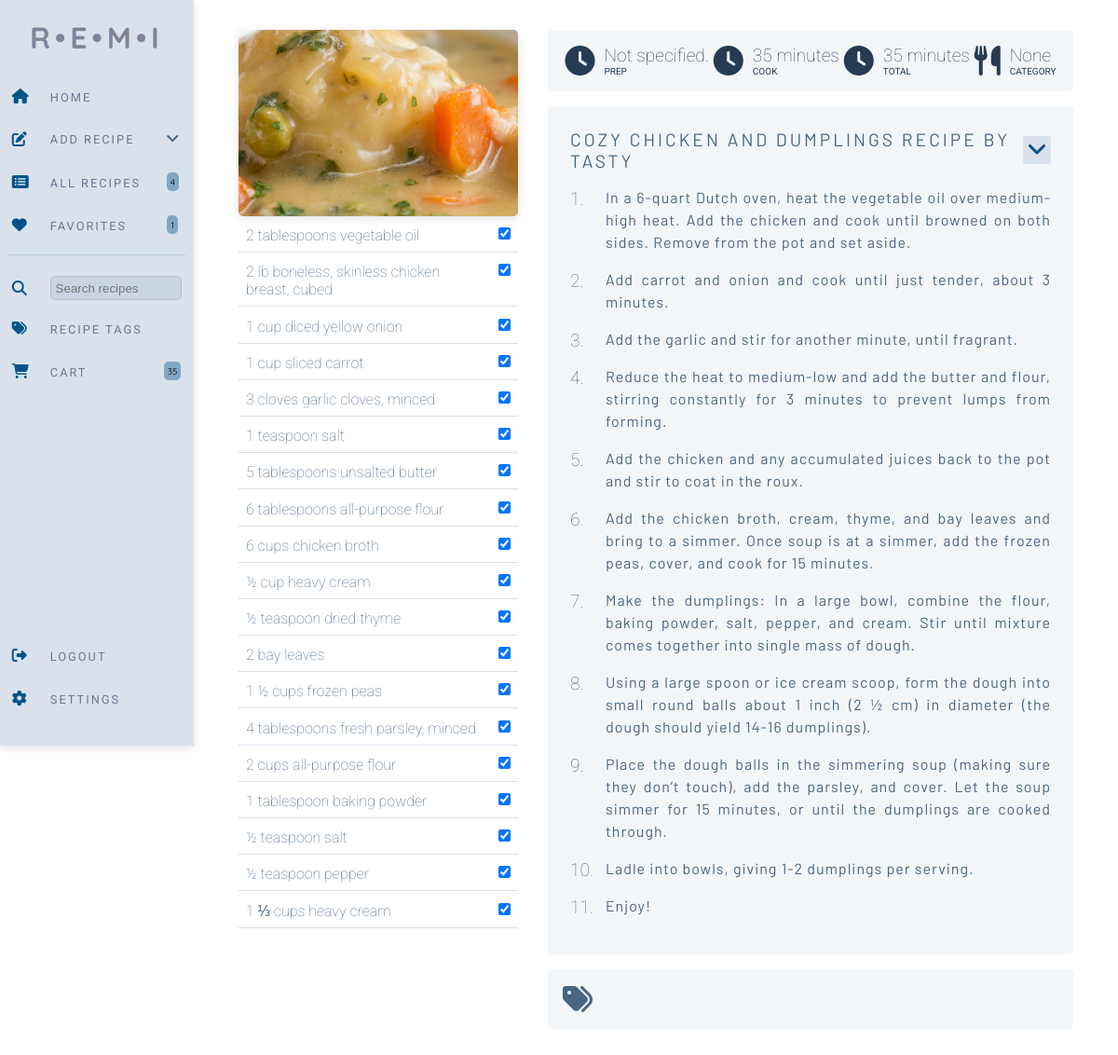
Page /view_recipe/j5gV7fBoY8vAEZPfv4GLpB (signed in) on the committed database.
### website/models.py (models this page shows)
class Recipe(db.Model):
    id = db.Column(db.Integer, primary_key=True)
    uuid = db.Column(db.Integer, primary_key=False)
    username = db.Column(db.Integer, db.ForeignKey('user.id'))
    recipe_name = db.Column(db.String(200))
    prep_time = db.Column(db.Integer, primary_key=False)
    cook_time = db.Column(db.Integer, primary_key=False)
    total_time = db.Column(db.Integer, primary_key=False)
    ingredients = db.Column(db.String())
    servings = db.Column(db.String())
    ingredients_quantity = db.Column(db.String())
    ingredients_measurement = db.Column(db.String())
    instructions = db.Column(db.String())
    instructions_json = db.Column(db.String())
    original_url = db.Column(db.String())
    date_parsed = db.Column(db.String())
    image = db.Column(db.String())
    favorite = db.Column(db.Boolean, default=False)
    category = db.Column(db.String())
    ingredient_list = db.relationship('Ingredients')
    tags = db.relationship('Tag', secondary=recipe_tag, backref='recipe')

class Ingredients(db.Model):
    id = db.Column(db.Integer, primary_key=True)
    uuid = db.Column(db.Integer, primary_key=False)
    recipe = db.Column(db.Integer, db.ForeignKey('recipe.uuid'))
    ingredient = db.Column(db.String())
    ing_type = db.Column(db.String(), default="misc")
    ing_display = db.Column(db.String(), default="Misc.")

### website/views.py (the view, shortened to what this page needs)
@views.route('/view_recipe/<recipe_uuid>', methods=['POST', 'GET'])
@login_required
def view_recipe(recipe_uuid):
    favorite_total = Recipe.query.filter_by(username=current_user.id, favorite=True).count()
    total_recipes = Recipe.query.filter_by(username=current_user.id).count()
    shopping_list = ShoppingList.query.filter_by(username=current_user.id).count()
    recipe_id = recipe_uuid
    recipe = Recipe.query.filter_by(uuid=recipe_id).first()
    ingredients = Ingredients.query.filter_by(uuid=recipe_uuid).all()
    instructions_json = json.loads(recipe.instructions_json)
    return render_template("view_recipe.html", recipe=recipe, ingredients=ingredients, user=current_user,
                           shopping_list=shopping_list, view_id=recipe_id, instructions_json=instructions_json, favorite_total=favorite_total, total_recipes=total_recipes)

### website/__init__.py (called while the page is built)
def create_app():
    app = Flask(__name__)
    app.config['SECRET_KEY'] = 'sdf897sdf987'
    app.config['SQLALCHEMY_DATABASE_URI'] = f'sqlite:///{DB_NAME}'
    db.init_app(app)
    migrate.init_app(app, db)
    from .views import views
    from .auth import auth
    app.register_blueprint(views, url_prefix='/')
    app.register_blueprint(auth, url_prefix='/')
    from .models import User, Recipe
    with app.app_context():
        db.create_all()
    login_manager = LoginManager()
    login_manager.login_view = 'auth.login'
    login_manager.init_app(app)
    @login_manager.user_loader
    def load_user(id):
        return User.query.get(int(id))
    return app

### website/templates/view_recipe.html (shortened to what this page needs)
{% extends "base.html" %}  {% block content %}
<form method="POST">
<div class="view-recipe">
  <div class="ingredient-list">
    <img
    class="instruction-img"
    src="{{ url_for('static', filename='images/' + recipe.image) }}"
  />
    {% for ingredient in ingredients %}
    <div class="ingredient-wrapper">
      <div class="ingredient">
        {{ ingredient.ingredient }}<input
      </div>
      <div class="ingredient-check">
        <input
          type="checkbox"
          value="{{ ingredient.ingredient }}"
          id="ingredients"
          name="ingredients"
          checked
        />
      </div>
    </div>
    {% endfor %}
  </div>
  <div class="recipe-instructions">
    <div class="information-wrapper">
          <div class="recipe-icons">
            <i class="fa-solid fa-clock fa-2x"></i>
            <p>{{ recipe.prep_time }}</p>
            <span class="stat-title">Prep</span>
          </div>
          <div class="recipe-icons">
            <i class="fa-solid fa-clock fa-2x"></i>
            <p>{{ recipe.cook_time }}</p>
            <span class="stat-title">Cook</span>
          </div>
          <div class="recipe-icons">
            <i class="fa-solid fa-clock fa-2x"></i>
            <p>{{ recipe.total_time }}</p>
            <span class="stat-title">Total</span>
          </div>
          <div class="recipe-icons">
            <i class="fa-solid fa-utensils fa-2x"></i>
            <p>{{ recipe.category }}</p>
            <span class="stat-title">Category</span>
          </div>
    </div>
    <div class="recipe-grid-wrapper">
      <div class="recipe-menu-wrapper">
        <div class="recipe-title">{{ recipe.recipe_name }}</div>
        <div class="recipe-dropdown">
          <div class="recipe-menu" onclick="menutoggle()">
            <i class="fa-solid fa-angle-down fa-xl"></i>
          </div>
        </div>
      </div>
      {% for key,value in instructions_json.items() %}
      <div class="counter"><span class="number">{{ loop.index }}.</span></div>
      <div class="step">{{ value }}</div>
      {% endfor %}
    </div>
    <div class="tags-wrapper">
      <div class="tag-icon"><i class="fa-solid fa-tags fa-2x"></i></div>
    </div>
  </div>
</div>
</form>
{% endblock %}

### website/static/css/index.css (style rules this page uses)
* { margin: 0; padding: 0; box-sizing: border-box; }
body { position: relative; }
:root { --nav-background: #D9E2EC; --main-background: white; --logo-color: rgba(49, 41, 77, 0.512); --nav-items-color: #486581; --nav-icon-color: #035388; --nav-items-hover: #BCCCDC; --nav-text-color: rgba(68, 60, 104, 0.678); --search-input-color: #c1cdda92; --pill-background: #31719b85; --recipe-card-background: #F0F4F8; --primary-button: #035388; --secondary-button: #D9E2EC; --recipe-tag-background: #f0f4f8e5; --instructions-background: #f0f4f8c7; --modal-delete: #AB091E; }
.view-recipe { display: grid; grid-template-columns: 300px 1fr; gap: 2rem; margin: 2rem; margin-left: 3rem; margin-right: 3rem; }
.ingredient-list { display: flex; gap: .2rem; flex-direction: column; }
.ingredient-wrapper { display: grid; grid-template-columns: 1fr auto; border-bottom: 1px solid; border-color: #D9E2EC; }
.ingredient { font-family: 'Roboto', sans-serif; color: var(--nav-items-color); font-weight: 100; padding: .5rem; }
.ingredient-check { padding: .5rem; }
.recipe-instructions { display: flex; flex-direction: column; gap: 1rem; }
.recipe-grid-wrapper { background-color: var(--instructions-background); border-radius: 5px; padding: 1.5rem; display: grid; grid-template-columns: auto 1fr; grid-auto-flow: row; }
.instruction-img { width: 100%; height: 200px; object-fit: cover; border-radius: 5px; box-shadow: rgba(99, 99, 99, 0.2) 0px 2px 8px 0px; }
.recipe-menu-wrapper { display: grid; grid-template-columns: 1fr auto; gap: .5rem; width: 100%; grid-column: 1 / span 2; align-items:center; justify-content: end; margin-bottom: 1rem; position: relative; }
.recipe-menu { background-color: var(--nav-background); color: var(--nav-icon-color); border-radius: 3px; width: 30px; height: 30px; display: grid; align-items: center; justify-content: center; }
.recipe-title { font-family: 'Barlow', sans-serif; text-transform: uppercase; letter-spacing: 3px; font-size: 1.2rem; color: var(--nav-items-color); }
.counter { padding: 0; font-family: 'Roboto', sans-serif; color: var(--nav-items-color); font-size: 1.2rem; font-weight: 100; margin-right: .8rem; margin-top: 2px; }
.step { padding: 0; font-family: 'Barlow', sans-serif; color: var(--nav-items-color); letter-spacing: 1px; margin-bottom: 1rem; text-align: justify; line-height: 1.5; }
.information-wrapper { margin-top: 0; padding: 1rem; display: flex; background-color: #f3f6f9; border-radius: 5px; justify-content: space-around; }
.tags-wrapper { margin-top: 0; padding: 1rem; display: flex; background-color: #f3f6f9; border-radius: 5px; align-items: center; }
.tag-icon { color: var(--nav-items-color); margin-right: 1rem; }
.stat-title { grid-column-start: 2; }
.recipe-icons { color: #243B53; display: grid; grid-template-columns: auto 1fr; grid-auto-flow: row; align-items: center; justify-content: center; }
.recipe-icons i { grid-row: 1 / span 2; margin-right: 10px; }
.recipe-icons p { font-family: 'Roboto', sans-serif; font-size: 1.2rem; font-weight: 100; }
.recipe-icons span { font-family: 'Roboto', sans-serif; text-transform: uppercase; font-size: 10px; }

### rows in the picture
Recipe: image (picture), prep_time "Not specified.", cook_time "35 minutes", total_time "35 minutes", category "None", recipe_name "COZY CHICKEN AND DUMPLINGS RECIPE BY TASTY"
Ingredients: ingredient "2 tablespoons vegetable oil"
Ingredients: ingredient "2 lb boneless, skinless chicken breast, cubed"
Ingredients: ingredient "1 cup diced yellow onion"
Ingredients: ingredient "1 cup sliced carrot"
Ingredients: ingredient "3 cloves garlic cloves, minced"
Ingredients: ingredient "1 teaspoon salt"
Ingredients: ingredient "5 tablespoons unsalted butter"
Ingredients: ingredient "6 tablespoons all-purpose flour"
Ingredients: ingredient "6 cups chicken broth"
Ingredients: ingredient "½ cup heavy cream"
Ingredients: ingredient "½ teaspoon dried thyme"
Ingredients: ingredient "2 bay leaves"
Ingredients: ingredient "1 ½ cups frozen peas"
Ingredients: ingredient "4 tablespoons fresh parsley, minced"
Ingredients: ingredient "2 cups all-purpose flour"
Ingredients: ingredient "1 tablespoon baking powder"
Ingredients: ingredient "½ teaspoon salt"
Ingredients: ingredient "½ teaspoon pepper"
Ingredients: ingredient "1 ⅓ cups heavy cream"

### other values in the picture
{{ total_recipes }} "4"
{{ favorite_total }} "1"
{{ shopping_list }} "35"
{{ value }} "In a 6-quart Dutch oven, heat the vegetable oil over medium-high heat. Add the chicken and cook until browned on both sides. Remove from the pot and set aside." "Add carrot and onion and cook until just tender, about 3 minutes." "Add the garlic and stir for another minute, until fragrant." "Reduce the heat to medium-low and add the butter and flour, stirring constantly for 3 minutes to prevent lumps from forming." "Add the chicken and any accumulated juices back to the pot and stir to coat in the roux." "Add the chicken broth, cream, thyme, and bay leaves and bring to a simmer. Once soup is at a simmer, add the frozen peas, cover, and cook for 15 minutes." "Make the dumplings: In a large bowl, combine the flour, baking powder, salt, pepper, and cream. Stir until mixture comes together into single mass of dough." "Using a large spoon or ice cream scoop, form the dough into small round balls about 1 inch (2 ½ cm) in diameter (the dough should yield 14-16 dumplings)." "Place the dough balls in the simmering soup (making sure they don’t touch), add the parsley, and cover. Let the soup simmer for 15 minutes, or until the dumplings are cooked through." "Ladle into bowls, giving 1-2 dumplings per serving." "Enjoy!"
